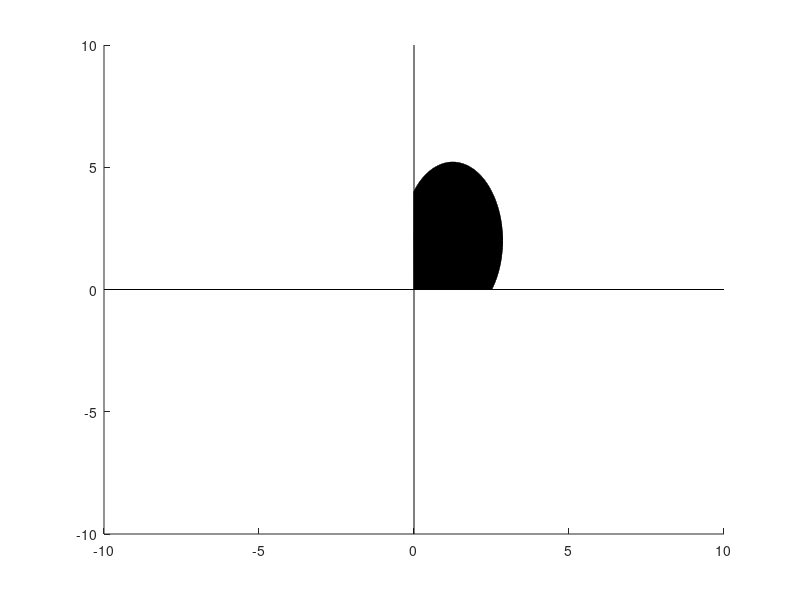

This figure's MATLAB source: (Note: this script raises an error after producing the figure.)
mkdir('pings')
clear; close all; clc
c1g = linspace(1.25 - sqrt(41)/4,1.25 + sqrt(41)/4,1000);
c2h = 2+ sqrt((41/4)*(1 - (16/41)*(c1g - (1.25)).^2));
c2l = 2 - (c2h - 2);%
forcepos =1;
if forcepos
    c1g = max(c1g, 0*c1g);
    c2h = max(c2h, 0*c2h);
    c2l = max(c2l, 0*c2l);
end
figure
hold on
plot([0 0],[-10 10],'k')
plot([-10 10],[0 0],'k')
p=patch([c1g fliplr(c1g)], [c2h fliplr(c2l)], 'k');
plot(c1g,c2h,'k')
plot(c1g,c2l,'k')
hold off
p.FaceColor = [0.95 0.95 0.95];
p.EdgeColor = p.FaceColor;
title('U \geq U(w_1,w_2)')
set(gcf,'Color',[1 1 1]);
xlabel('c_1')
ylabel('c_2')
xlim([-0.5 3])
ylim([-2 6])
cd('pings')
saveas(gcf,'p1.png')
cd('..')

grid = -2:0.01:5;
eq1 = 1-grid.*2;
eq2 = (1-grid)/2;
eqm = max(eq1,eq2);
pg = [grid grid(end) grid(1)];
py = [eqm 10 10];
if forcepos
pg = max(pg,0*pg);
py = max(py,0*py);
end
figure
hold on
p=patch(pg,py,'k');
plot(grid,eq1,'k')
p.FaceColor = [0.95 0.95 0.95];
p.EdgeColor = p.FaceColor;
plot([0 0],[-10 10],'k')
plot([-10 10],[0 0],'k')
plot(grid,eq2,'k')
hold off
xlim([-0.5 3])
ylim([-0.5 3])
title('U \geq U(w_1,w_2)')
set(gcf,'Color',[1 1 1]);
xlabel('c_1')
ylabel('c_2')
cd('pings')
saveas(gcf,'p2.png')
cd('..')

grid = -5:0.01:15;
eq1 = 12-grid.*2;
eq2 = (12-grid)/2;
eqm = max(eq1,eq2);
pg = [grid grid(end) grid(1)];
py = [eqm 20 20];
if forcepos
pg = max(pg,0*pg);
py = max(py,0*py);
end
figure
hold on
p=patch(pg,py,'k');
plot(grid,eq1,'k')
p.FaceColor = [0.95 0.95 0.95];
p.EdgeColor = p.FaceColor;
plot([0 0],[-10 20],'k')
plot([-10 20],[0 0],'k')
plot(grid,eq2,'k')
hold off
xlim([-2 15])
ylim([-2 15])
title('U \geq U(w_1,w_2)')
set(gcf,'Color',[1 1 1]);
xlabel('c_1')
ylabel('c_2')
cd('pings')
saveas(gcf,'p3.png')
cd('..')